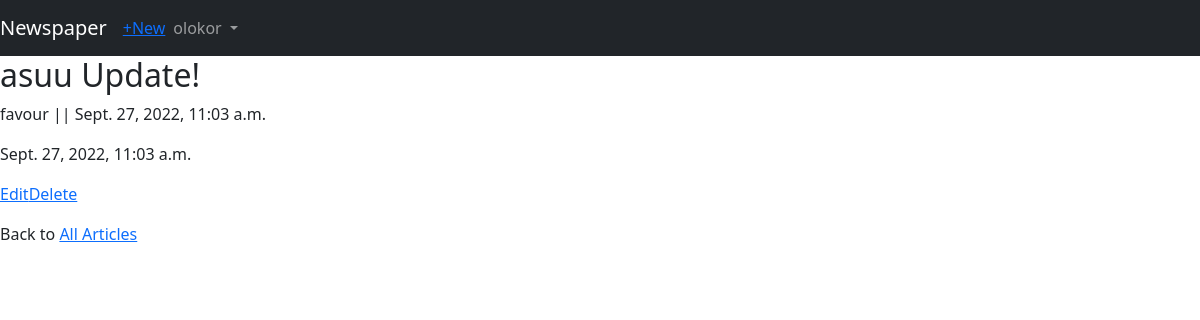
The app's page /articles/1/ (signed in) with its own data.
### accounts/models.py (models this page shows)
class CustomUser(AbstractUser):
    age = models.PositiveBigIntegerField(null=True, blank=True)

### articles/models.py (models this page shows, shortened)
class Article(models.Model):
    title = models.CharField(max_length=225)
    body = models.TextField()
    date = models.DateTimeField(auto_now_add=True)
    author = models.ForeignKey(
        get_user_model(), on_delete=models.CASCADE
    )

### articles/views.py (the view)
# urls.py: path('<int:pk>/', ArticleDetailView.as_view(), name='article_detail'),
class ArticleDetailView(LoginRequiredMixin, DetailView):
    model = Article
    template_name = "article_detail.html"

### templates/article_detail.html (shortened to what this page needs)
{% extends 'base.html' %}
{% block content %}
    <div class="article-entry">
        <h2>{{ object.title }}</h2>
        <p>{{ object.author }} ||  {{ object.date }}</p>
        <P>{{ object.date }}</P>
    </div>
    <p>
        <a href="{% url 'article_edit' article.pk %}">Edit</a><a href="{% url 'article_delete' article.pk %}">Delete</a>
    </p>
    <p>Back to <a href="{% url 'article_list' %}">All Articles</a></p>
{% endblock %}

### templates/base.html (shortened to what this page needs)
<!DOCTYPE html>
{% load static %}
<html lang="en">
<head>
    <link href="https://cdn.jsdelivr.net/npm/bootstrap@5.2.0/dist/css/bootstrap.min.css" rel="stylesheet">
</head>
<body>
    <nav class="navbar navbar-expand-lg navbar-dark bg-dark">
        <a class="navbar-brand" href="{% url 'home' %}">Newspaper</a>
        {% if user.is_authenticated %}
            <ul class="navbar-nav mr-auto">
                <li class="nav-item">
                    <a href="{% url 'article_create' %}">+New</a>
                </li>
            </ul>
        {% endif %}
        <div class="collapse navbar-collapse" id="navbarSupportedContent">
            {% if user.is_authenticated %}
                <ul class="navbar-nav ml-auto">
                    <li class="nav-item">
                        <a class="nav-link dropdown-toggle" href="#"id="navbarDropdown" role="button" data-toggle="dropdown"
                        aria-haspopup="true" aria-expanded="false">
                            {{ user.username }}
                        </a>
                    </li>
                </ul>
            {% else %}
                <form class="form-inline ml-auto">
                    <a href="{% url 'login' %}" class="btn btn-outline-secondary">Log In</a>
                    <a href="{% url 'signup' %}" class="btn btn-primary ml-2">Sign up</a>
                </form>
            {% endif %}
        </div>
    </nav>
    <main>
        {% block content %}
        {% endblock content %}
    </main>
</body>
</html>

### records on screen
CustomUser: username "olokor"
Article: title "asuu Update!", author "favour", date "Sept. 27, 2022, 11:03 a.m."
